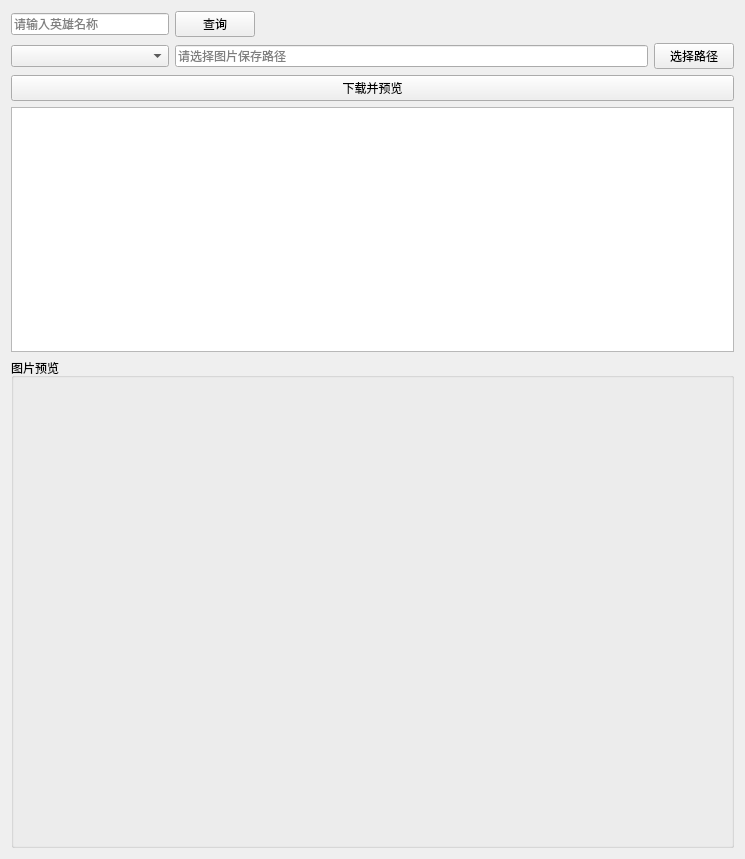
<?xml version="1.0" encoding="UTF-8"?>
<ui version="4.0">
 <class>Form</class>
 <widget class="QWidget" name="Form">
  <property name="geometry">
   <rect>
    <x>0</x>
    <y>0</y>
    <width>745</width>
    <height>859</height>
   </rect>
  </property>
  <property name="windowTitle">
   <string>Form</string>
  </property>
  <layout class="QVBoxLayout" name="verticalLayout_2">
   <item>
    <layout class="QHBoxLayout" name="horizontalLayout" stretch="1,0,3">
     <item>
      <widget class="QLineEdit" name="hero_name">
       <property name="placeholderText">
        <string>请输入英雄名称</string>
       </property>
      </widget>
     </item>
     <item>
      <widget class="QPushButton" name="Button_query">
       <property name="text">
        <string>查询</string>
       </property>
      </widget>
     </item>
     <item>
      <widget class="QLabel" name="label_log">
       <property name="text">
        <string/>
       </property>
      </widget>
     </item>
    </layout>
   </item>
   <item>
    <layout class="QHBoxLayout" name="horizontalLayout_2" stretch="1,3,0">
     <item>
      <widget class="QComboBox" name="skin_Box"/>
     </item>
     <item>
      <widget class="QLineEdit" name="file_path">
       <property name="readOnly">
        <bool>true</bool>
       </property>
       <property name="placeholderText">
        <string>请选择图片保存路径</string>
       </property>
      </widget>
     </item>
     <item>
      <widget class="QPushButton" name="Button_file_path">
       <property name="text">
        <string>选择路径</string>
       </property>
      </widget>
     </item>
    </layout>
   </item>
   <item>
    <layout class="QVBoxLayout" name="verticalLayout" stretch="0,1,2">
     <item>
      <widget class="QPushButton" name="Button_download">
       <property name="text">
        <string>下载并预览</string>
       </property>
      </widget>
     </item>
     <item>
      <widget class="QPlainTextEdit" name="log_text">
       <property name="readOnly">
        <bool>true</bool>
       </property>
      </widget>
     </item>
     <item>
      <widget class="QGroupBox" name="groupBox">
       <property name="title">
        <string>图片预览</string>
       </property>
       <widget class="QLabel" name="label_preview">
        <property name="geometry">
         <rect>
          <x>12</x>
          <y>27</y>
          <width>697</width>
          <height>440</height>
         </rect>
        </property>
        <property name="text">
         <string/>
        </property>
       </widget>
      </widget>
     </item>
    </layout>
   </item>
  </layout>
 </widget>
 <resources/>
 <connections/>
</ui>
